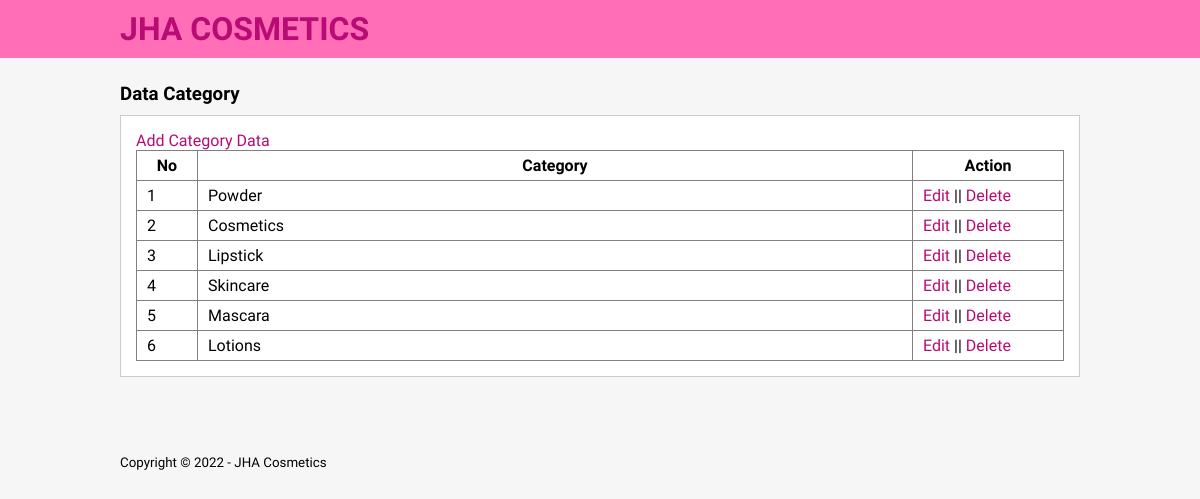
/data-category.php, run on the app's committed database.
### tables this page shows
CREATE TABLE `tb_category` (
  `category_id` int(11) NOT NULL,
  `category_name` varchar(25) NOT NULL
);

### data-category.php (the view, shortened to what this page needs)
<?php
	include 'config.php';
?>
<!DOCTYPE html>
<html>
<head>
	<link rel="stylesheet" href="css/style.css">
</head>
<body>
	<header>
		<div class="container">
			<h1><a href="index.php">JHA COSMETICS</a></h1>
		</div>
	</header>
	<div class="section">
		<div class="container">
			<h3>Data Category</h3>
			<div class="box">
				<p><a href="add-category.php">Add Category Data</a></p>
				<table border="1" cellspacing="0" class="table">
					<thead>
						<tr>
							<th width="60px">No</th>
							<th>Category</th>
							<th width="150px">Action</th>
						</tr>
					</thead>
					<tbody>
						<?php
							$no = 1;
							$kategori = mysqli_query($conn, "SELECT * FROM tb_category ORDER BY category_id DESC");
							if(mysqli_num_rows($kategori) > 0){
							while($row = mysqli_fetch_array($kategori)){
						?>
						<tr>
							<td><?php echo $no++ ?></td>
							<td><?php echo $row['category_name'] ?></td>
							<td>
								<a href="edit-category.php?id=<?php echo $row['category_id'] ?>">Edit</a> || <a href="proses-hapus.php?idk=<?php echo $row['category_id'] ?>" onclick="return confirm('Are You Sure to Delete ?')">Delete</a>
							</td>
						</tr>
						<?php }}else{ ?>
							<tr>
								<td colspan="3">No Data!</td>
							</tr>
						<?php } ?>
					</tbody>
				</table>
			</div>
		</div>
	</div>
	<footer>
		<div class="container">
			<small>Copyright &copy; 2022 - JHA Cosmetics</small>
		</div>
	</footer>
</body>
</html>

### css/style.css (style rules this page uses)
* { padding:0; margin:0; font-family: 'Quicksand', sans-serif; }
body { background-color: #f6f6f6; }
a { color:#b80b73; text-decoration: none; }
header { background-color: #ff6eb6; color: #fff; }
header h1 { float: left; padding:10px 0; }
footer { padding:25px 0; }
.container { width: 80%; margin:0 auto; }
.container:after { content: ''; display: block; clear: both; }
.section { padding:25px 0; }
.box { background-color: #fff; border:1px solid #ccc; padding:15px; box-sizing: border-box; margin:10px 0 25px 0; }
.box:after { content: ''; display: block; clear: both; }
.table { width: 100%; border-collapse: collapse; }
.table tr { height: 30px; }
.table tr td { padding:5px 10px; }

### data on the page
tb_category: category_name "Powder"
tb_category: category_name "Cosmetics"
tb_category: category_name "Lipstick"
tb_category: category_name "Skincare"
tb_category: category_name "Mascara"
tb_category: category_name "Lotions"
